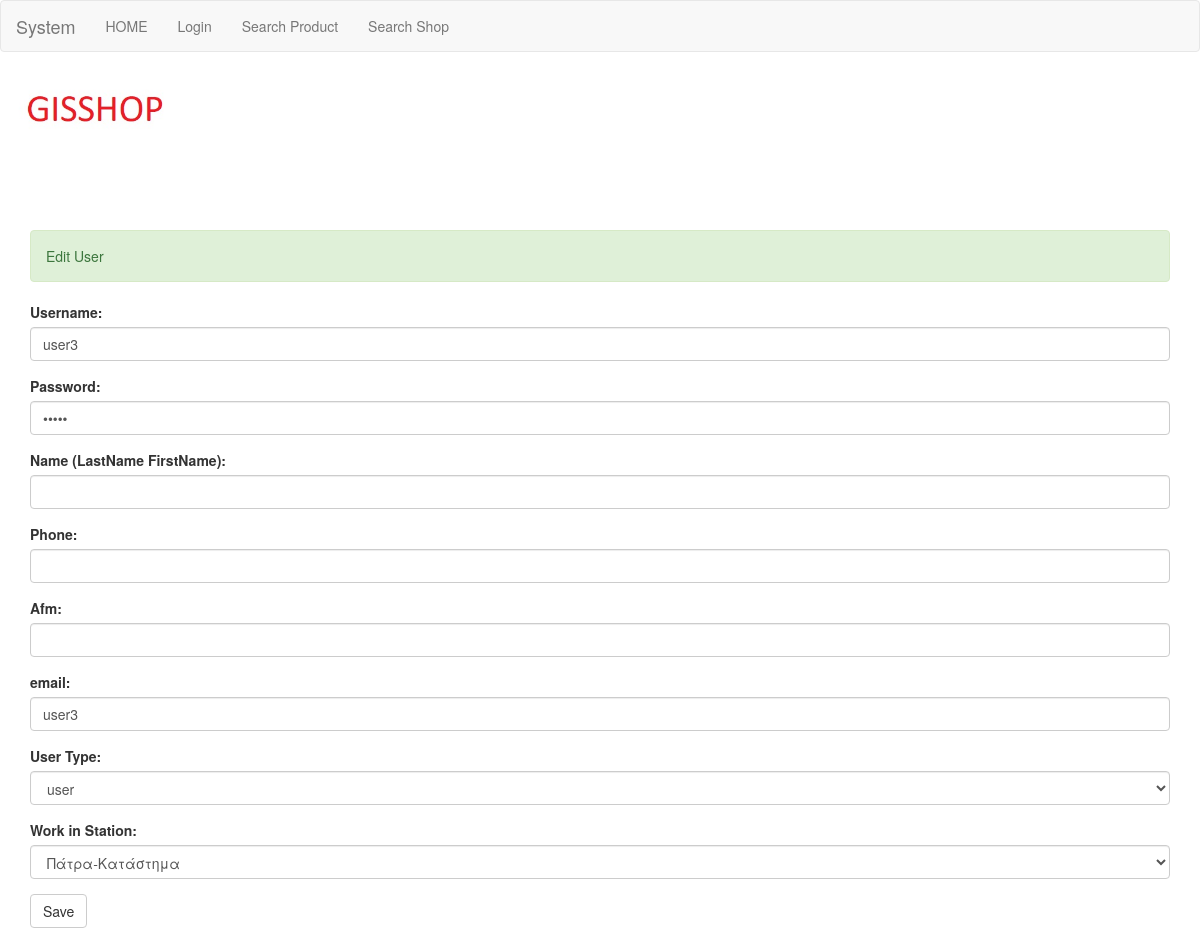
The app's page /edituser.php?uid=12 with its own data.
### tables this page shows
CREATE TABLE IF NOT EXISTS `users` (
  `id` int(11) NOT NULL AUTO_INCREMENT,
  `username` varchar(100) NOT NULL,
  `password` varchar(100) NOT NULL,
  `type_user` varchar(200) NOT NULL,
  `id_station` int(11) NOT NULL,
  PRIMARY KEY (`id`),
  UNIQUE KEY `username` (`username`)
);

CREATE TABLE IF NOT EXISTS `stations` (
  `id_station` int(11) NOT NULL AUTO_INCREMENT,
  `station_name` varchar(200) NOT NULL,
  `latitude` double(20,10) NOT NULL,
  `longititude` double(20,10) NOT NULL,
  `city` varchar(200) NOT NULL,
  `station_type` varchar(200) NOT NULL,
  PRIMARY KEY (`id_station`)
);

### edituser.php (the view, shortened to what this page needs)
<?php
include "main.php";
?>
 <div class='alert alert-success' role='alert'>
 Edit User
</div>
  <?php
	  $q=mysqli_query($conn,"select * from users where id=$_GET[uid]");
	  $row=mysqli_fetch_array($q);
  echo "
  <form action='' method=post>
  <div class=\"form-group\">
    <label for=\"username\">Username:</label>
    <input type=\"text\"  required class=\"form-control\" id=\"username\" name=\"username\" value='$row[username]'>
  </div>
  <div class=\"form-group\">
    <label for=\"pwd\">Password:</label>
    <input type=\"password\" required class=\"form-control\" id=\"pwd\" name=\"pwd\" value='$row[password]'>
  </div>
  <div class=\"form-group\">
    <label for=\"flname\">Name (LastName FirstName):</label>
    <input type=\"text\"  required class=\"form-control\" id=\"flname\" name=\"flname\" value='$row[flname]'>
  </div>
 <div class=\"form-group\">
    <label for=\"phone\">Phone:</label>
    <input type=\"text\"  required class=\"form-control\" id=\"phone\" name=\"phone\" value='$row[phone]'>
  </div>
 <div class=\"form-group\">
    <label for=\"afm\">Afm:</label>
    <input type=\"text\"  required class=\"form-control\" id=\"afm\" name=\"afm\" value='$row[afm]'>
  </div>
 <div class=\"form-group\">
    <label for=\"email\">email:</label>
    <input type=\"text\"  required class=\"form-control\" id=\"email\" name=\"email\" value='$row[password]'>
  </div>
   <div class=\"form-group\">
    <label for=\"typos\">User Type:</label>
    <select required class=\"form-control\" id=\"typos\" name=\"typos\">
	<option>$row[type_user]</option>
	<option>admin</option>
	<option>user</option>
	</select>
  </div>
   <div class=\"form-group\">
    <label for=\"ids\">Work in Station:</label>
    <select required class=\"form-control\" id=\"ids\" name=\"ids\">
  ";
if ($row['id_station']!=0)
{
  $r=mysqli_query($conn,"select * from stations where id_station=$row[id_station]");
  $r2=mysqli_fetch_array($r);
    echo "<option value=$r2[id_station]>$r2[station_name]</option>";
}
else
	echo "<option value=0></option>";
	echo "</select>
  </div>
  <button type=\"submit\" class=\"btn btn-default\">Save</button>
</form>";
  ?>
</div>
</body>
</html>

### records on screen
users: username "user3", email "user3", typos "user", ids "Πάτρα-Κατάστημα"
